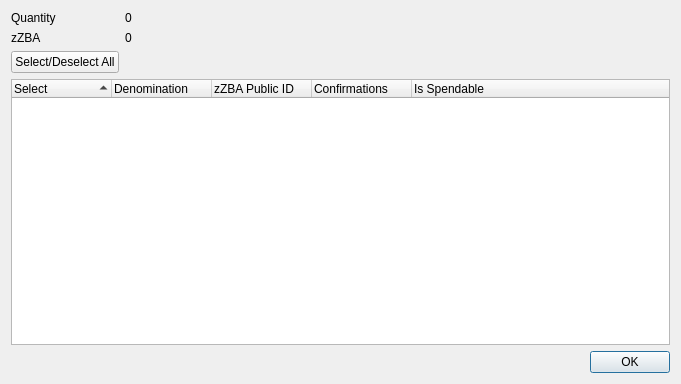
<?xml version="1.0" encoding="UTF-8"?>
<ui version="4.0">
 <class>ZZBAControlDialog</class>
 <widget class="QDialog" name="ZZBAControlDialog">
  <property name="geometry">
   <rect>
    <x>0</x>
    <y>0</y>
    <width>681</width>
    <height>384</height>
   </rect>
  </property>
  <property name="minimumSize">
   <size>
    <width>681</width>
    <height>384</height>
   </size>
  </property>
  <property name="windowTitle">
   <string>Select zZBA to Spend</string>
  </property>
  <layout class="QGridLayout" name="gridLayout">
   <item row="0" column="0">
    <layout class="QFormLayout" name="formLayout">
     <property name="sizeConstraint">
      <enum>QLayout::SetDefaultConstraint</enum>
     </property>
     <item row="0" column="0">
      <widget class="QLabel" name="labelQuantity">
       <property name="text">
        <string>Quantity</string>
       </property>
      </widget>
     </item>
     <item row="0" column="1">
      <widget class="QLabel" name="labelQuantity_int">
       <property name="text">
        <string>0</string>
       </property>
      </widget>
     </item>
     <item row="1" column="0">
      <widget class="QLabel" name="labelZZBA">
       <property name="text">
        <string>zZBA</string>
       </property>
      </widget>
     </item>
     <item row="1" column="1">
      <widget class="QLabel" name="labelZZBA_int">
       <property name="text">
        <string>0</string>
       </property>
      </widget>
     </item>
     <item row="2" column="0">
      <widget class="QPushButton" name="pushButtonAll">
       <property name="text">
        <string>Select/Deselect All</string>
       </property>
      </widget>
     </item>
    </layout>
   </item>
   <item row="1" column="0">
    <layout class="QVBoxLayout" name="verticalLayout">
     <item>
      <widget class="QTreeWidget" name="treeWidget">
       <property name="minimumSize">
        <size>
         <width>0</width>
         <height>250</height>
        </size>
       </property>
       <property name="alternatingRowColors">
        <bool>true</bool>
       </property>
       <property name="sortingEnabled">
        <bool>true</bool>
       </property>
       <property name="columnCount">
        <number>5</number>
       </property>
       <attribute name="headerDefaultSectionSize">
        <number>100</number>
       </attribute>
       <column>
        <property name="text">
         <string notr="true">Select</string>
        </property>
       </column>
       <column>
        <property name="text">
         <string notr="true">Denomination</string>
        </property>
       </column>
       <column>
        <property name="text">
         <string notr="true">zZBA Public ID</string>
        </property>
       </column>
       <column>
        <property name="text">
         <string notr="true">Confirmations</string>
        </property>
       </column>
       <column>
        <property name="text">
         <string>Is Spendable</string>
        </property>
       </column>
      </widget>
     </item>
     <item>
      <widget class="QDialogButtonBox" name="buttonBox">
       <property name="orientation">
        <enum>Qt::Horizontal</enum>
       </property>
       <property name="standardButtons">
        <set>QDialogButtonBox::Ok</set>
       </property>
      </widget>
     </item>
    </layout>
   </item>
  </layout>
 </widget>
 <resources/>
 <connections>
  <connection>
   <sender>buttonBox</sender>
   <signal>accepted()</signal>
   <receiver>ZZBAControlDialog</receiver>
   <slot>accept()</slot>
   <hints>
    <hint type="sourcelabel">
     <x>248</x>
     <y>254</y>
    </hint>
    <hint type="destinationlabel">
     <x>157</x>
     <y>274</y>
    </hint>
   </hints>
  </connection>
  <connection>
   <sender>buttonBox</sender>
   <signal>rejected()</signal>
   <receiver>ZZBAControlDialog</receiver>
   <slot>reject()</slot>
   <hints>
    <hint type="sourcelabel">
     <x>316</x>
     <y>260</y>
    </hint>
    <hint type="destinationlabel">
     <x>286</x>
     <y>274</y>
    </hint>
   </hints>
  </connection>
 </connections>
</ui>
